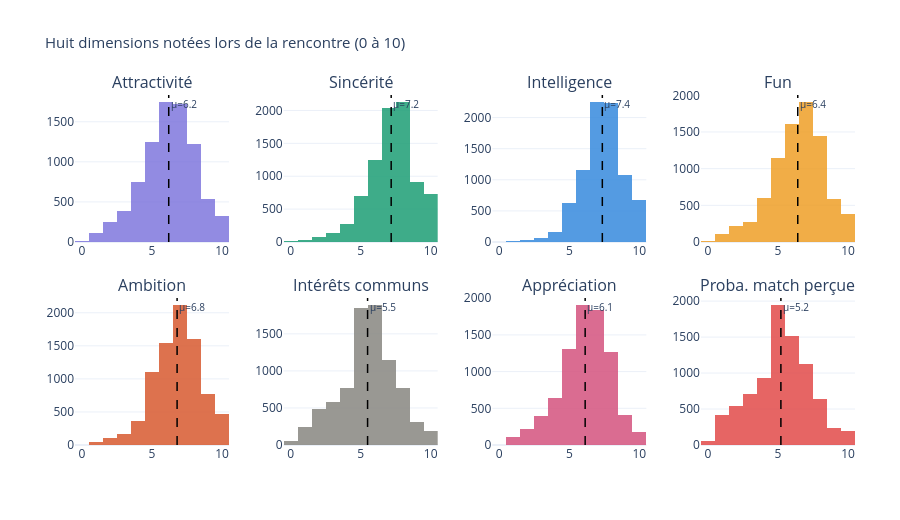
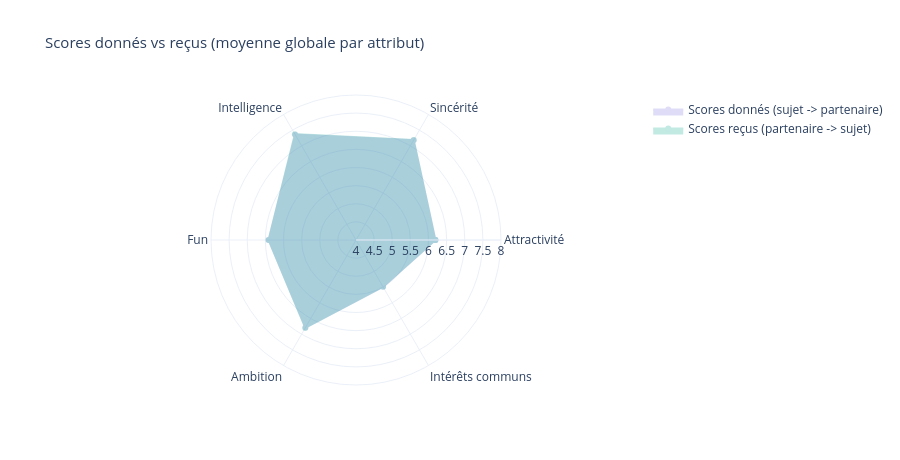

Here is the notebook cell these charts were saved with, in order:
### Code cell
# =============================================================================
# NOTES DONNÉES À L’AUTRE PERSONNE
# =============================================================================
print("\n" + "─" * 65)
print("Notes sur l’autre personne (échelle 0 à 10)")
print("─" * 65)
 
score_stats = df[SCORE_SELF].agg(["mean","median","std","skew"]).T.round(2)
score_stats.index = [ATTR_FR.get(c, c) for c in score_stats.index]
print("\nSynthèse des notes (échelle 0 à 10) :")
print(score_stats.to_string())
print("\nObservations :")
print("- Sincérité (7.17) et Intelligence (7.38) : notes systématiquement hautes")
print("- Attractivité (6.20) et Fun (6.41) : plus discriminantes")
print("- Intérêts communs (5.54) : note la plus basse, forte variance")
print("- Toutes les distributions sont légèrement asymétriques à gauche (skew < 0)")
print("-> Les gens évitent les notes très basses (effet politesse)")
 
# Histogrammes 8 attributs
fig_u2a = make_subplots(
    rows=2, cols=4,
    subplot_titles=[ATTR_FR.get(c, c) for c in SCORE_SELF],
    vertical_spacing=0.16, horizontal_spacing=0.07,
)
for i, col in enumerate(SCORE_SELF):
    r, c = divmod(i, 4)
    mean_v = df[col].mean()
    fig_u2a.add_trace(go.Histogram(
        x=df[col], nbinsx=20,
        marker_color=COLORS8[i], opacity=0.85, showlegend=False,
    ), row=r+1, col=c+1)
    fig_u2a.add_vline(
        x=mean_v, line_dash="dash", line_color="black", line_width=1.5,
        annotation_text=f"μ={mean_v:.1f}", annotation_font_size=10,
        row=r+1, col=c+1
    )
fig_u2a.update_layout(
    title="Huit dimensions notées lors de la rencontre (0 à 10)",
    height=520, plot_bgcolor="white", title_font_size=15,
    margin=dict(t=95, b=75, l=75, r=45),
)
fig_u2a.show()
 
# Comparaison scores donnés vs reçus (radar)
avg_given    = df[SCORE_SELF[:6]].mean().values
avg_received = df[SCORE_OTHER[:6]].mean().values
attrs_radar  = [ATTR_FR.get(c, c) for c in SCORE_SELF[:6]]
 
fig_u2b = go.Figure()
fig_u2b.add_trace(go.Scatterpolar(
    r=list(avg_given) + [avg_given[0]],
    theta=attrs_radar + [attrs_radar[0]],
    fill="toself", name="Scores donnés (sujet -> partenaire)",
    line_color=C["purple"], fillcolor=C["purple"], opacity=0.25,
))
fig_u2b.add_trace(go.Scatterpolar(
    r=list(avg_received) + [avg_received[0]],
    theta=attrs_radar + [attrs_radar[0]],
    fill="toself", name="Scores reçus (partenaire -> sujet)",
    line_color=C["teal"], fillcolor=C["teal"], opacity=0.25,
))
fig_u2b.update_layout(
    polar=dict(radialaxis=dict(range=[4, 8])),
    title="Scores donnés vs reçus (moyenne globale par attribut)",
    height=460, title_font_size=15,
    margin=dict(t=95, b=75, l=75, r=45),
)
fig_u2b.show()
 
print(f"\n  Comparaison scores donnés vs reçus :")
for s, o in zip(SCORE_SELF[:6], SCORE_OTHER[:6]):
    diff = df[s].mean() - df[o].mean()
    direction = "-> sujet plus généreux" if diff > 0.1 else "-> partenaire plus généreux" if diff < -0.1 else "-> symétrique"
    print(f"  {ATTR_FR.get(s, s):<20}  donné={df[s].mean():.2f}  reçu={df[o].mean():.2f}  diff={diff:+.2f}  {direction}")

### Figure 1 — Plotly figure (JSON) as saved in the notebook; plotly's stock layout.template omitted (floating-point values rounded to 4 significant figures; data arrays with more than 128 entries replaced by an {"elided": "..."} marker saying what was removed)
{"data": [{"marker": {"color": "#7F77DD"}, "nbinsx": 20, "opacity": 0.85, "showlegend": false, "type": "histogram", "x": {"elided": "8283 float values"}, "xaxis": "x", "yaxis": "y"}, {"marker": {"color": "#1D9E75"}, "nbinsx": 20, "opacity": 0.85, "showlegend": false, "type": "histogram", "x": {"elided": "8283 float values"}, "xaxis": "x2", "yaxis": "y2"}, {"marker": {"color": "#378ADD"}, "nbinsx": 20, "opacity": 0.85, "showlegend": false, "type": "histogram", "x": {"elided": "8283 float values"}, "xaxis": "x3", "yaxis": "y3"}, {"marker": {"color": "#EF9F27"}, "nbinsx": 20, "opacity": 0.85, "showlegend": false, "type": "histogram", "x": {"elided": "8283 float values"}, "xaxis": "x4", "yaxis": "y4"}, {"marker": {"color": "#D85A30"}, "nbinsx": 20, "opacity": 0.85, "showlegend": false, "type": "histogram", "x": {"elided": "8283 float values"}, "xaxis": "x5", "yaxis": "y5"}, {"marker": {"color": "#888780"}, "nbinsx": 20, "opacity": 0.85, "showlegend": false, "type": "histogram", "x": {"elided": "8283 float values"}, "xaxis": "x6", "yaxis": "y6"}, {"marker": {"color": "#D4537E"}, "nbinsx": 20, "opacity": 0.85, "showlegend": false, "type": "histogram", "x": {"elided": "8283 float values"}, "xaxis": "x7", "yaxis": "y7"}, {"marker": {"color": "#E24B4A"}, "nbinsx": 20, "opacity": 0.85, "showlegend": false, "type": "histogram", "x": {"elided": "8283 float values"}, "xaxis": "x8", "yaxis": "y8"}], "layout": {"annotations": [{"font": {"size": 16}, "showarrow": false, "text": "Attractivité", "x": 0.09875, "xanchor": "center", "xref": "paper", "y": 1, "yanchor": "bottom", "yref": "paper"}, {"font": {"size": 16}, "showarrow": false, "text": "Sincérité", "x": 0.3663, "xanchor": "center", "xref": "paper", "y": 1, "yanchor": "bottom", "yref": "paper"}, {"font": {"size": 16}, "showarrow": false, "text": "Intelligence", "x": 0.6338, "xanchor": "center", "xref": "paper", "y": 1, "yanchor": "bottom", "yref": "paper"}, {"font": {"size": 16}, "showarrow": false, "text": "Fun", "x": 0.9012, "xanchor": "center", "xref": "paper", "y": 1, "yanchor": "bottom", "yref": "paper"}, {"font": {"size": 16}, "showarrow": false, "text": "Ambition", "x": 0.09875, "xanchor": "center", "xref": "paper", "y": 0.42, "yanchor": "bottom", "yref": "paper"}, {"font": {"size": 16}, "showarrow": false, "text": "Intérêts communs", "x": 0.3663, "xanchor": "center", "xref": "paper", "y": 0.42, "yanchor": "bottom", "yref": "paper"}, {"font": {"size": 16}, "showarrow": false, "text": "Appréciation", "x": 0.6338, "xanchor": "center", "xref": "paper", "y": 0.42, "yanchor": "bottom", "yref": "paper"}, {"font": {"size": 16}, "showarrow": false, "text": "Proba. match perçue", "x": 0.9012, "xanchor": "center", "xref": "paper", "y": 0.42, "yanchor": "bottom", "yref": "paper"}, {"font": {"size": 10}, "showarrow": false, "text": "μ=6.2", "x": 6.193, "xanchor": "left", "xref": "x", "y": 1, "yanchor": "top", "yref": "y domain"}, {"font": {"size": 10}, "showarrow": false, "text": "μ=7.2", "x": 7.178, "xanchor": "left", "xref": "x2", "y": 1, "yanchor": "top", "yref": "y2 domain"}, {"font": {"size": 10}, "showarrow": false, "text": "μ=7.4", "x": 7.356, "xanchor": "left", "xref": "x3", "y": 1, "yanchor": "top", "yref": "y3 domain"}, {"font": {"size": 10}, "showarrow": false, "text": "μ=6.4", "x": 6.412, "xanchor": "left", "xref": "x4", "y": 1, "yanchor": "top", "yref": "y4 domain"}, {"font": {"size": 10}, "showarrow": false, "text": "μ=6.8", "x": 6.79, "xanchor": "left", "xref": "x5", "y": 1, "yanchor": "top", "yref": "y5 domain"}, {"font": {"size": 10}, "showarrow": false, "text": "μ=5.5", "x": 5.493, "xanchor": "left", "xref": "x6", "y": 1, "yanchor": "top", "yref": "y6 domain"}, {"font": {"size": 10}, "showarrow": false, "text": "μ=6.1", "x": 6.131, "xanchor": "left", "xref": "x7", "y": 1, "yanchor": "top", "yref": "y7 domain"}, {"font": {"size": 10}, "showarrow": false, "text": "μ=5.2", "x": 5.208, "xanchor": "left", "xref": "x8", "y": 1, "yanchor": "top", "yref": "y8 domain"}], "height": 520, "margin": {"b": 75, "l": 75, "r": 45, "t": 95}, "plot_bgcolor": "white", "shapes": [{"line": {"color": "black", "dash": "dash", "width": 1.5}, "type": "line", "x0": 6.193, "x1": 6.193, "xref": "x", "y0": 0, "y1": 1, "yref": "y domain"}, {"line": {"color": "black", "dash": "dash", "width": 1.5}, "type": "line", "x0": 7.178, "x1": 7.178, "xref": "x2", "y0": 0, "y1": 1, "yref": "y2 domain"}, {"line": {"color": "black", "dash": "dash", "width": 1.5}, "type": "line", "x0": 7.356, "x1": 7.356, "xref": "x3", "y0": 0, "y1": 1, "yref": "y3 domain"}, {"line": {"color": "black", "dash": "dash", "width": 1.5}, "type": "line", "x0": 6.412, "x1": 6.412, "xref": "x4", "y0": 0, "y1": 1, "yref": "y4 domain"}, {"line": {"color": "black", "dash": "dash", "width": 1.5}, "type": "line", "x0": 6.79, "x1": 6.79, "xref": "x5", "y0": 0, "y1": 1, "yref": "y5 domain"}, {"line": {"color": "black", "dash": "dash", "width": 1.5}, "type": "line", "x0": 5.493, "x1": 5.493, "xref": "x6", "y0": 0, "y1": 1, "yref": "y6 domain"}, {"line": {"color": "black", "dash": "dash", "width": 1.5}, "type": "line", "x0": 6.131, "x1": 6.131, "xref": "x7", "y0": 0, "y1": 1, "yref": "y7 domain"}, {"line": {"color": "black", "dash": "dash", "width": 1.5}, "type": "line", "x0": 5.208, "x1": 5.208, "xref": "x8", "y0": 0, "y1": 1, "yref": "y8 domain"}], "title": {"font": {"size": 15}, "text": "Huit dimensions notées lors de la rencontre (0 à 10)"}, "xaxis": {"anchor": "y", "domain": [0, 0.1975]}, "xaxis2": {"anchor": "y2", "domain": [0.2675, 0.465]}, "xaxis3": {"anchor": "y3", "domain": [0.535, 0.7325]}, "xaxis4": {"anchor": "y4", "domain": [0.8025, 1]}, "xaxis5": {"anchor": "y5", "domain": [0, 0.1975]}, "xaxis6": {"anchor": "y6", "domain": [0.2675, 0.465]}, "xaxis7": {"anchor": "y7", "domain": [0.535, 0.7325]}, "xaxis8": {"anchor": "y8", "domain": [0.8025, 1]}, "yaxis": {"anchor": "x", "domain": [0.58, 1]}, "yaxis2": {"anchor": "x2", "domain": [0.58, 1]}, "yaxis3": {"anchor": "x3", "domain": [0.58, 1]}, "yaxis4": {"anchor": "x4", "domain": [0.58, 1]}, "yaxis5": {"anchor": "x5", "domain": [0, 0.42]}, "yaxis6": {"anchor": "x6", "domain": [0, 0.42]}, "yaxis7": {"anchor": "x7", "domain": [0, 0.42]}, "yaxis8": {"anchor": "x8", "domain": [0, 0.42]}}}

### Figure 2 — Plotly figure (JSON) as saved in the notebook; plotly's stock layout.template omitted (floating-point values rounded to 4 significant figures)
{"data": [{"fill": "toself", "fillcolor": "#7F77DD", "line": {"color": "#7F77DD"}, "name": "Scores donnés (sujet -> partenaire)", "opacity": 0.25, "r": [6.193, 7.178, 7.356, 6.412, 6.79, 5.493, 6.193], "theta": ["Attractivité", "Sincérité", "Intelligence", "Fun", "Ambition", "Intérêts communs", "Attractivité"], "type": "scatterpolar"}, {"fill": "toself", "fillcolor": "#0FA98E", "line": {"color": "#0FA98E"}, "name": "Scores reçus (partenaire -> sujet)", "opacity": 0.25, "r": [6.188, 7.184, 7.372, 6.412, 6.799, 5.49, 6.188], "theta": ["Attractivité", "Sincérité", "Intelligence", "Fun", "Ambition", "Intérêts communs", "Attractivité"], "type": "scatterpolar"}], "layout": {"height": 460, "margin": {"b": 75, "l": 75, "r": 45, "t": 95}, "polar": {"radialaxis": {"range": [4, 8]}}, "title": {"font": {"size": 15}, "text": "Scores donnés vs reçus (moyenne globale par attribut)"}}}
